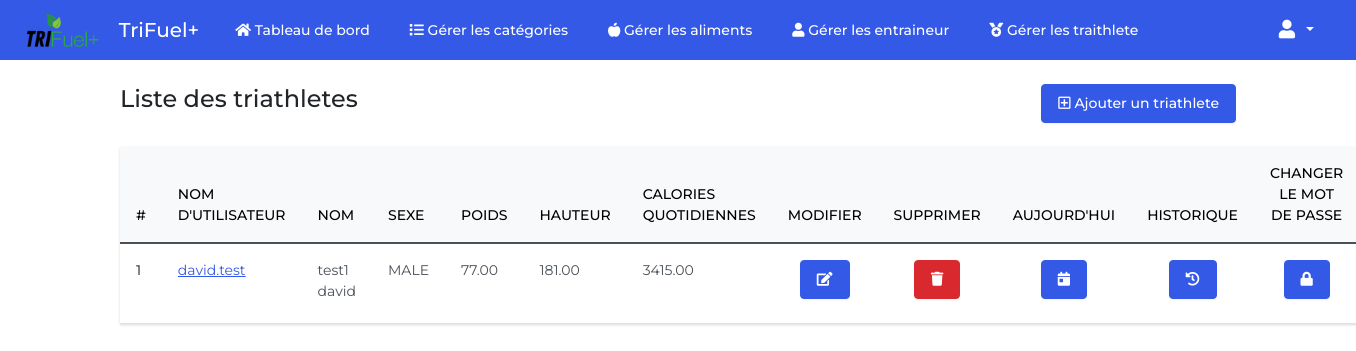
Before: /triathletes (signed in) with the older database file.
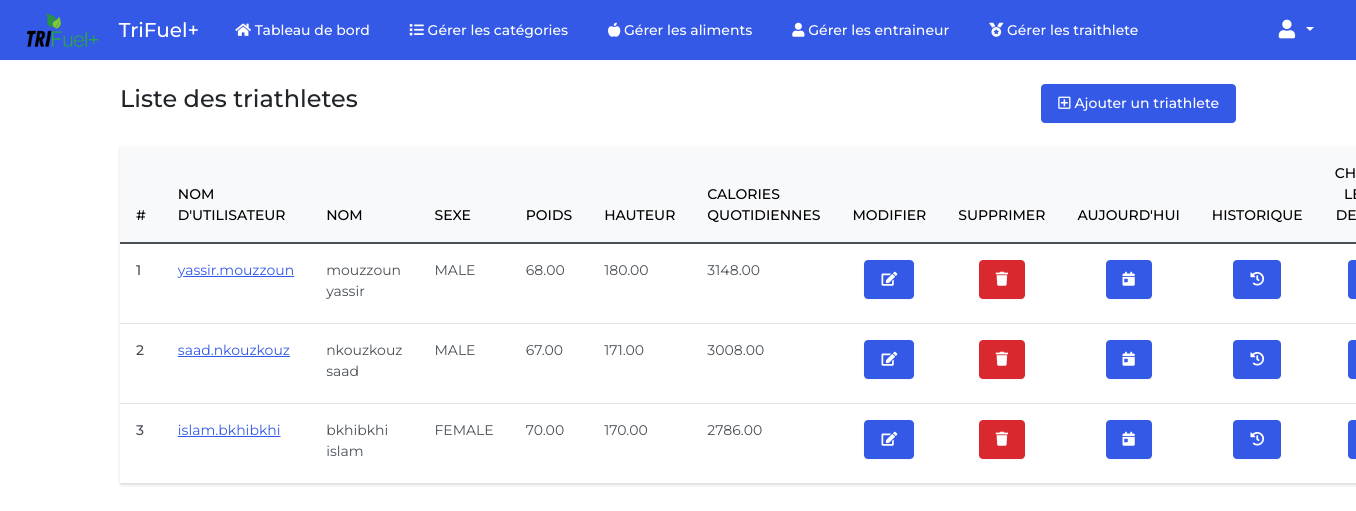
After: the same page with the newer database file.
### foodtracker/models.py (models this page shows, shortened)
class Triathlete(models.Model):
    class PhysicalActivityLevel(models.TextChoices):
        TWELVE_15H_WEEK = ('TWELVE_15H_WEEK', "12h à 15h d'exercice par semaine")
        MORE_20H_WEEK = ('MORE_20H_WEEK', ">20h d'exercice par semaine")
    user = models.OneToOneField(User, on_delete=models.CASCADE, related_name='profile_triathlete')
    image = models.ImageField(upload_to='profile-images/', null=True, blank=True)
    gender = models.CharField(max_length=10, choices=GenderOptions.choices, null=True)
    date_of_birth = models.DateField(null=True)
    age = models.IntegerField(null=True)
    address = models.TextField(null=True)
    phone_number = models.CharField(max_length=20, null=True)
    weight = models.DecimalField(max_digits=8, decimal_places=2, null=True)
    height = models.DecimalField(max_digits=8, decimal_places=2, null=True)
    complete_profile_setup = models.BooleanField(default=False)
    masse_masculaire = models.DecimalField(max_digits=8, decimal_places=2, null=True)
    imc = models.DecimalField(max_digits=8, decimal_places=2, null=True)
    mass_grasse = models.DecimalField(max_digits=8, decimal_places=2, null=True)
    niveau_activite = models.CharField(max_length=15, choices=PhysicalActivityLevel.choices)
    metabolisme_de_base = models.DecimalField(max_digits=8, decimal_places=2, null=True)
    depense_energetique_journaliere = models.DecimalField(max_digits=8, decimal_places=2, null=True)
    daily_water_consumption = models.DecimalField(max_digits=8, decimal_places=2, null=True)
    class Meta:
        db_table = 'triathletes'

class User(AbstractUser):
    class UserRoles(models.TextChoices):
        ADMIN = ('ADMIN', 'Admin')
        ENTRAINEUR = ('ENTRAINEUR', 'Entraineur')
        TRIATHLETE = ('TRIATHLETE', 'Triathlete')
    email = models.EmailField('email address', null=True)
    role = models.CharField(max_length=15, choices=UserRoles.choices)
    REQUIRED_FIELDS = []
    class Meta:
        db_table = 'users'

### foodtracker/views.py (the view)
# urls.py: path('triathletes', views.manage_athletes, name='triathletes'),
@login_required
def manage_athletes(request):
    triathlete = Triathlete.objects.all()
    return render(request, 'manage_athletes.html', {'triathlete': triathlete})

### templates/manage_athletes.html (shortened to what this page needs)
{% extends 'base.html' %}
{% block body %}
<div class="mt-4 mb-4 d-flex align-items-center justify-content-between">
  <h4>Liste des triathletes</h4>
  <a href="{% url 'athlete_add' %}" class="btn btn-primary"><i class='far fa-plus-square'></i> Ajouter un
    triathlete</a>
</div>
<table class="table caption-top">
  <thead class="table-light">
    <tr>
      <th scope="col">#</th>
      <th scope="col">Nom d'utilisateur</th>
      <th scope="col">Nom</th>
      <th scope="col">Sexe</th>
      <th scope="col">Poids</th>
      <th scope="col">Hauteur</th>
      <th scope="col">Calories quotidiennes</th>
      <th scope="col" class="text-center">Modifier</th>
      <th scope="col" class="text-center">Supprimer</th>
      <th scope="col" class="text-center">Aujourd'hui</th>
      <th scope="col" class="text-center">Historique</th>
      <th scope="col" class="text-center">Changer le mot de passe</th>
    </tr>
  </thead>
  <tbody>
    {% for atl in triathlete %}
    <tr>
      <th scope="row">{{ forloop.counter }}</th>
      <td>
        <a href="{% url 'athlete_profile' pk=atl.user.id %}">{{ atl.user.username }}</a>
      </td>
      <td>{{ atl.user.last_name }} {{ atl.user.first_name }}</td>
      <td>{{ atl.gender|default:'-' }}</td>
      <td>{{ atl.weight|default:'-' }}</td>
      <td>{{ atl.height|default:'-' }}</td>
      <td>{{ atl.depense_energetique_journaliere|default:'-' }}</td>
      <td class="text-center">
        <a class="btn btn-primary" href="{% url 'athlete_edit' pk=atl.user.id %}">
          <i class='fas fa-edit'></i>
        </a>
      </td>
      <td class="text-center">
        <a class="btn btn-danger" href="{% url 'athlete_delete' pk=atl.user.id %}">
          <i class="fas fa-solid fa-trash"></i>
        </a>
      </td>
      <td class="text-center">
        <a class="btn btn-primary mb-2" href="{% url 'athlete_daily_food_today_details' pk=atl.user.id %}">
          <i class="fas fa-calendar-day"></i>
        </a>
      </td>
      <td class="text-center">
        <a class="btn btn-primary" href="{% url 'athlete_daily_food_history' pk=atl.user.id %}">
          <i class="fas fa-history"></i>
        </a>
      </td>
      <td class="text-center">
        <a class="btn btn-primary" href="{% url 'athlete_change_pswd' pk=atl.user.id %}">
          <i class="fas fa-lock"></i>
        </a>
      </td>
    </tr>
    {% endfor %}
  </tbody>
</table>
{% endblock body %}

Changed rows visible on the page:
removed Triathlete: user.username "david.test", user.last_name "test1", user.first_name "david", gender "MALE", weight "77.00", height "181.00", depense_energetique_journaliere "3415.00"
added Triathlete: user.username "yassir.mouzzoun", user.last_name "mouzzoun", user.first_name "yassir", gender "MALE", weight "68.00", height "180.00", depense_energetique_journaliere "3148.00"
added Triathlete: user.username "saad.nkouzkouz", user.last_name "nkouzkouz", user.first_name "saad", gender "MALE", weight "67.00", height "171.00", depense_energetique_journaliere "3008.00"
added Triathlete: user.username "islam.bkhibkhi", user.last_name "bkhibkhi", user.first_name "islam", gender "FEMALE", weight "70.00", height "170.00", depense_energetique_journaliere "2786.00"
